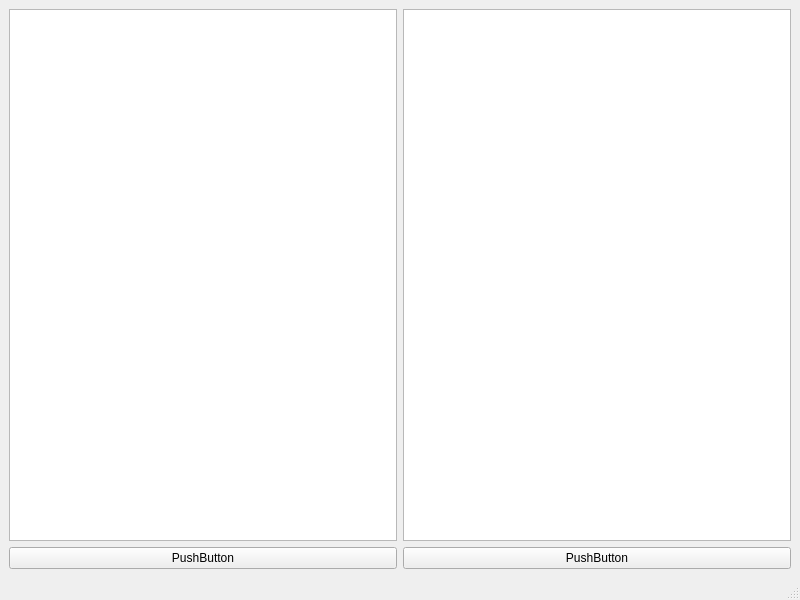
<?xml version="1.0" encoding="UTF-8"?>
<ui version="4.0">
 <class>mainWin</class>
 <widget class="QMainWindow" name="mainWin">
  <property name="geometry">
   <rect>
    <x>0</x>
    <y>0</y>
    <width>800</width>
    <height>600</height>
   </rect>
  </property>
  <property name="windowTitle">
   <string>MainWindow</string>
  </property>
  <widget class="QWidget" name="centralwidget">
   <layout class="QVBoxLayout" name="verticalLayout">
    <item>
     <layout class="QHBoxLayout" name="horizontalLayout_2">
      <item>
       <widget class="QTreeView" name="treefolder"/>
      </item>
      <item>
       <widget class="QListView" name="listfile"/>
      </item>
     </layout>
    </item>
    <item>
     <layout class="QHBoxLayout" name="horizontalLayout">
      <item>
       <widget class="QPushButton" name="btnadd">
        <property name="text">
         <string>PushButton</string>
        </property>
       </widget>
      </item>
      <item>
       <widget class="QPushButton" name="btndel">
        <property name="text">
         <string>PushButton</string>
        </property>
       </widget>
      </item>
     </layout>
    </item>
   </layout>
  </widget>
  <widget class="QMenuBar" name="menubar">
   <property name="geometry">
    <rect>
     <x>0</x>
     <y>0</y>
     <width>800</width>
     <height>21</height>
    </rect>
   </property>
  </widget>
  <widget class="QStatusBar" name="statusbar"/>
 </widget>
 <resources/>
 <connections/>
</ui>
